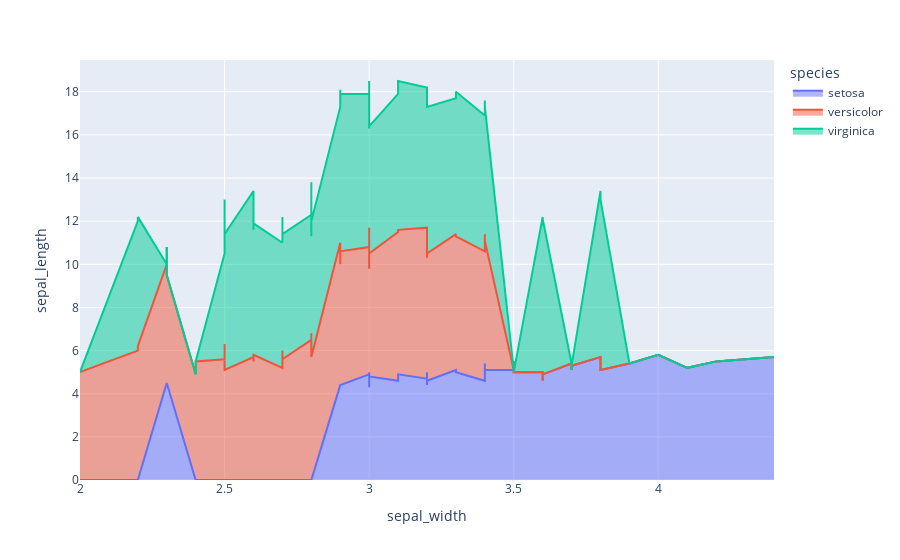

Notebook cell for this chart:
### Code cell
# area plot
fig7=px.area(iris, x="sepal_width", y="sepal_length", color="species")
fig7.show()

### Figure 1 — Plotly figure (JSON) as saved in the notebook; plotly's stock layout.template omitted (floating-point values rounded to 4 significant figures)
{"data": [{"fillpattern": {"shape": ""}, "hovertemplate": "species=setosa<br>sepal_width=%{x}<br>sepal_length=%{y}<extra></extra>", "legendgroup": "setosa", "line": {"color": "#636efa"}, "marker": {"symbol": "circle"}, "mode": "lines", "name": "setosa", "orientation": "v", "showlegend": true, "stackgroup": "1", "type": "scatter", "x": [3.5, 3, 3.2, 3.1, 3.6, 3.9, 3.4, 3.4, 2.9, 3.1, 3.7, 3.4, 3, 3, 4, 4.4, 3.9, 3.5, 3.8, 3.8, 3.4, 3.7, 3.6, 3.3, 3.4, 3, 3.4, 3.5, 3.4, 3.2, 3.1, 3.4, 4.1, 4.2, 3.1, 3.2, 3.5, 3.6, 3, 3.4, 3.5, 2.3, 3.2, 3.5, 3.8, 3, 3.8, 3.2, 3.7, 3.3], "xaxis": "x", "y": [5.1, 4.9, 4.7, 4.6, 5, 5.4, 4.6, 5, 4.4, 4.9, 5.4, 4.8, 4.8, 4.3, 5.8, 5.7, 5.4, 5.1, 5.7, 5.1, 5.4, 5.1, 4.6, 5.1, 4.8, 5, 5, 5.2, 5.2, 4.7, 4.8, 5.4, 5.2, 5.5, 4.9, 5, 5.5, 4.9, 4.4, 5.1, 5, 4.5, 4.4, 5, 5.1, 4.8, 5.1, 4.6, 5.3, 5], "yaxis": "y"}, {"fillpattern": {"shape": ""}, "hovertemplate": "species=versicolor<br>sepal_width=%{x}<br>sepal_length=%{y}<extra></extra>", "legendgroup": "versicolor", "line": {"color": "#EF553B"}, "marker": {"symbol": "circle"}, "mode": "lines", "name": "versicolor", "orientation": "v", "showlegend": true, "stackgroup": "1", "type": "scatter", "x": [3.2, 3.2, 3.1, 2.3, 2.8, 2.8, 3.3, 2.4, 2.9, 2.7, 2, 3, 2.2, 2.9, 2.9, 3.1, 3, 2.7, 2.2, 2.5, 3.2, 2.8, 2.5, 2.8, 2.9, 3, 2.8, 3, 2.9, 2.6, 2.4, 2.4, 2.7, 2.7, 3, 3.4, 3.1, 2.3, 3, 2.5, 2.6, 3, 2.6, 2.3, 2.7, 3, 2.9, 2.9, 2.5, 2.8], "xaxis": "x", "y": [7, 6.4, 6.9, 5.5, 6.5, 5.7, 6.3, 4.9, 6.6, 5.2, 5, 5.9, 6, 6.1, 5.6, 6.7, 5.6, 5.8, 6.2, 5.6, 5.9, 6.1, 6.3, 6.1, 6.4, 6.6, 6.8, 6.7, 6, 5.7, 5.5, 5.5, 5.8, 6, 5.4, 6, 6.7, 6.3, 5.6, 5.5, 5.5, 6.1, 5.8, 5, 5.6, 5.7, 5.7, 6.2, 5.1, 5.7], "yaxis": "y"}, {"fillpattern": {"shape": ""}, "hovertemplate": "species=virginica<br>sepal_width=%{x}<br>sepal_length=%{y}<extra></extra>", "legendgroup": "virginica", "line": {"color": "#00cc96"}, "marker": {"symbol": "circle"}, "mode": "lines", "name": "virginica", "orientation": "v", "showlegend": true, "stackgroup": "1", "type": "scatter", "x": [3.3, 2.7, 3, 2.9, 3, 3, 2.5, 2.9, 2.5, 3.6, 3.2, 2.7, 3, 2.5, 2.8, 3.2, 3, 3.8, 2.6, 2.2, 3.2, 2.8, 2.8, 2.7, 3.3, 3.2, 2.8, 3, 2.8, 3, 2.8, 3.8, 2.8, 2.8, 2.6, 3, 3.4, 3.1, 3, 3.1, 3.1, 3.1, 2.7, 3.2, 3.3, 3, 2.5, 3, 3.4, 3], "xaxis": "x", "y": [6.3, 5.8, 7.1, 6.3, 6.5, 7.6, 4.9, 7.3, 6.7, 7.2, 6.5, 6.4, 6.8, 5.7, 5.8, 6.4, 6.5, 7.7, 7.7, 6, 6.9, 5.6, 7.7, 6.3, 6.7, 7.2, 6.2, 6.1, 6.4, 7.2, 7.4, 7.9, 6.4, 6.3, 6.1, 7.7, 6.3, 6.4, 6, 6.9, 6.7, 6.9, 5.8, 6.8, 6.7, 6.7, 6.3, 6.5, 6.2, 5.9], "yaxis": "y"}], "layout": {"legend": {"title": {"text": "species"}, "tracegroupgap": 0}, "margin": {"t": 60}, "xaxis": {"anchor": "y", "domain": [0, 1], "title": {"text": "sepal_width"}}, "yaxis": {"anchor": "x", "domain": [0, 1], "title": {"text": "sepal_length"}}}}
